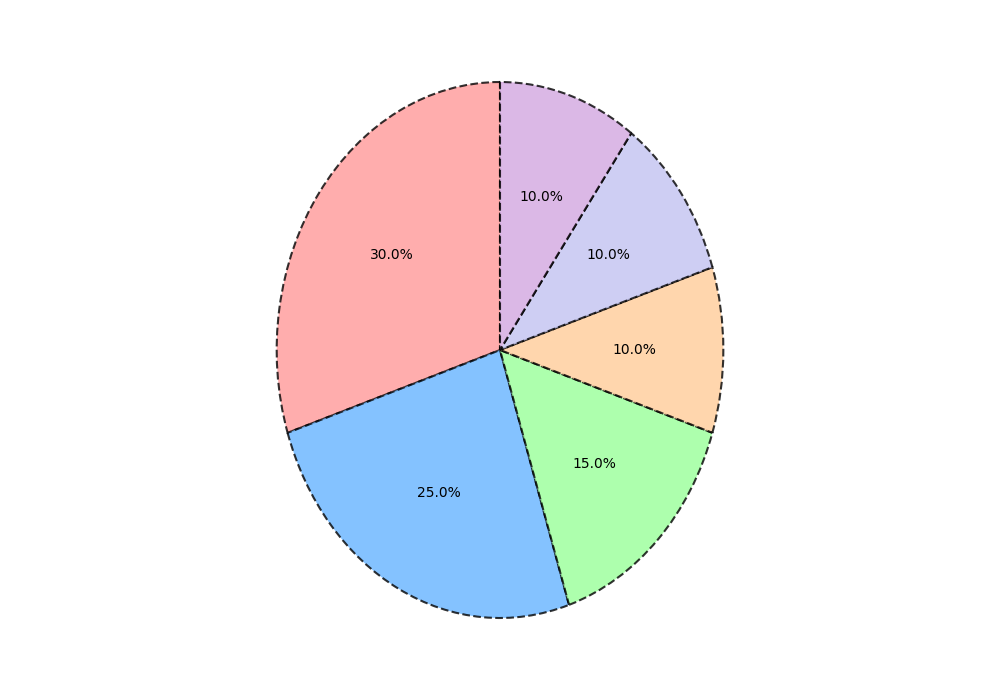

Write the Python code that produced this figure.
import matplotlib.pyplot as plt

popularity_percentages = [30, 25, 15, 10, 10, 10]
colors = ['#ff9999', '#66b3ff', '#99ff99', '#ffcc99', '#c2c2f0', '#d3a6e0']

fig, ax = plt.subplots(figsize=(10, 7))
wedges, texts, autotexts = ax.pie(
    popularity_percentages,
    autopct='%1.1f%%',
    startangle=90,  # Changed from 140 to 90 for stylistic variation
    colors=colors,
    wedgeprops=dict(edgecolor='black', linestyle='--', linewidth=1.5, alpha=0.8)  # Altered border style
)

for autotext in autotexts:
    autotext.set_fontsize(10)  # Changed fontsize from 12 to 10
    autotext.set_fontweight('normal')  # Changed fontweight from bold to normal

# Set gridlines for stylistic effect, although unconventional for pie charts
ax.grid(color='grey', linestyle='-.', linewidth=0.5)

# Slight change in aspect for a stylistic twist
ax.set_aspect(1.2)

plt.tight_layout()
plt.show()
